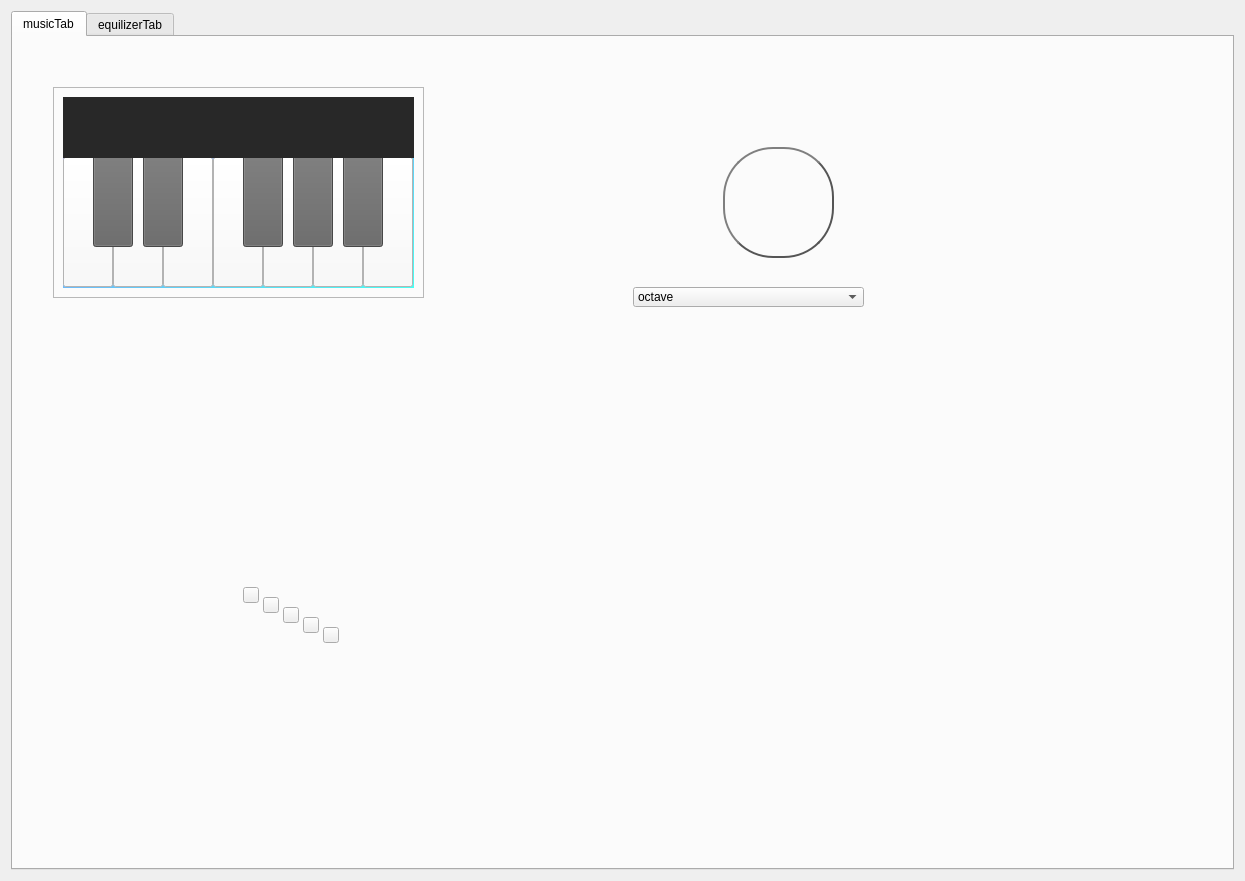
<?xml version="1.0" encoding="UTF-8"?>
<ui version="4.0">
 <class>Piano_istrument</class>
 <widget class="QWidget" name="Piano_istrument">
  <property name="geometry">
   <rect>
    <x>0</x>
    <y>0</y>
    <width>1245</width>
    <height>881</height>
   </rect>
  </property>
  <property name="windowTitle">
   <string>Form</string>
  </property>
  <property name="styleSheet">
   <string notr="true">#Piano_Button_1,#Piano_Button_2,#Piano_Button_3,#Piano_Button_4,#Piano_Button_5,#Piano_Button_6,#Piano_Button_7
{
background-color: rgb(250, 250, 250);
}
#Piano_Button_1:hover,#Piano_Button_2:hover,#Piano_Button_3:hover,#Piano_Button_4:hover,#Piano_Button_5:hover,#Piano_Button_6:hover,#Piano_Button_7:hover
{
background-color: rgb(240, 240, 250);
}

#Piano_Button_1:pushed,#Piano_Button_2:pushed,#Piano_Button_3:pushed,#Piano_Button_4:pushed,#Piano_Button_5:pushed,#Piano_Button_6:pushed,#Piano_Button_7:pushed
{
background-color: rgb(255, 255, 0)
}

#Piano_Button_above_1,#Piano_Button_above_2,#Piano_Button_above_3,#Piano_Button_above_4,#Piano_Button_above_5
{
background-color: rgb(100, 100, 100);
}

#Piano_Button_above_1:hover,#Piano_Button_above_2:hover,#Piano_Button_above_3:hover,#Piano_Button_above_4:hover,#Piano_Button_above_5:hover,DrumbButton:hover
{
background-color: rgb(75, 75, 75);
}
#Piano_Button_above_1:pushed,#Piano_Button_above_2:pushed,#Piano_Button_above_3:pushed,#Piano_Button_above_4:pushed,#Piano_Button_above_5:pushed,DrumbButton:pushed
{
background-color: rgb(50, 50, 50);
}</string>
  </property>
  <layout class="QVBoxLayout" name="verticalLayout">
   <item>
    <widget class="QTabWidget" name="tabWidgets">
     <property name="whatsThis">
      <string>&lt;html&gt;&lt;head/&gt;&lt;body&gt;&lt;p&gt;musicTab&lt;/p&gt;&lt;/body&gt;&lt;/html&gt;</string>
     </property>
     <property name="currentIndex">
      <number>0</number>
     </property>
     <widget class="QWidget" name="musicTab">
      <property name="whatsThis">
       <string/>
      </property>
      <attribute name="title">
       <string>musicTab</string>
      </attribute>
      <widget class="QFrame" name="frameForPiano">
       <property name="geometry">
        <rect>
         <x>40</x>
         <y>50</y>
         <width>371</width>
         <height>211</height>
        </rect>
       </property>
       <property name="frameShape">
        <enum>QFrame::StyledPanel</enum>
       </property>
       <property name="frameShadow">
        <enum>QFrame::Raised</enum>
       </property>
       <layout class="QGridLayout" name="gridLayout">
        <item row="0" column="0">
         <widget class="QLabel" name="backGroundForPiano">
          <property name="styleSheet">
           <string notr="true">background-color: qlineargradient(spread:pad, x1:0, y1:0, x2:1, y2:1, stop:0 rgba(148, 118, 254, 255), stop:1 rgba(71, 255, 243, 255))</string>
          </property>
          <property name="text">
           <string/>
          </property>
         </widget>
        </item>
       </layout>
       <widget class="QLabel" name="backGroundForSubPiano">
        <property name="geometry">
         <rect>
          <x>10</x>
          <y>10</y>
          <width>351</width>
          <height>61</height>
         </rect>
        </property>
        <property name="styleSheet">
         <string notr="true">background-color: rgb(40, 40, 40);</string>
        </property>
        <property name="text">
         <string/>
        </property>
       </widget>
       <widget class="QPushButton" name="Piano_Button_above_4">
        <property name="geometry">
         <rect>
          <x>240</x>
          <y>30</y>
          <width>40</width>
          <height>130</height>
         </rect>
        </property>
        <property name="text">
         <string/>
        </property>
       </widget>
       <widget class="QPushButton" name="Piano_Button_6">
        <property name="geometry">
         <rect>
          <x>260</x>
          <y>70</y>
          <width>50</width>
          <height>130</height>
         </rect>
        </property>
        <property name="text">
         <string/>
        </property>
       </widget>
       <widget class="QPushButton" name="Piano_Button_above_5">
        <property name="geometry">
         <rect>
          <x>290</x>
          <y>30</y>
          <width>40</width>
          <height>130</height>
         </rect>
        </property>
        <property name="text">
         <string/>
        </property>
       </widget>
       <widget class="QPushButton" name="Piano_Button_4">
        <property name="geometry">
         <rect>
          <x>160</x>
          <y>70</y>
          <width>50</width>
          <height>130</height>
         </rect>
        </property>
        <property name="text">
         <string/>
        </property>
       </widget>
       <widget class="QPushButton" name="Piano_Button_7">
        <property name="geometry">
         <rect>
          <x>310</x>
          <y>70</y>
          <width>50</width>
          <height>130</height>
         </rect>
        </property>
        <property name="text">
         <string/>
        </property>
       </widget>
       <widget class="QPushButton" name="Piano_Button_above_1">
        <property name="geometry">
         <rect>
          <x>40</x>
          <y>30</y>
          <width>40</width>
          <height>130</height>
         </rect>
        </property>
        <property name="text">
         <string/>
        </property>
       </widget>
       <widget class="QPushButton" name="Piano_Button_above_3">
        <property name="geometry">
         <rect>
          <x>190</x>
          <y>30</y>
          <width>40</width>
          <height>130</height>
         </rect>
        </property>
        <property name="text">
         <string/>
        </property>
       </widget>
       <widget class="QPushButton" name="Piano_Button_1">
        <property name="geometry">
         <rect>
          <x>10</x>
          <y>70</y>
          <width>50</width>
          <height>130</height>
         </rect>
        </property>
        <property name="text">
         <string/>
        </property>
       </widget>
       <widget class="QPushButton" name="Piano_Button_2">
        <property name="geometry">
         <rect>
          <x>60</x>
          <y>70</y>
          <width>50</width>
          <height>130</height>
         </rect>
        </property>
        <property name="text">
         <string/>
        </property>
       </widget>
       <widget class="QPushButton" name="Piano_Button_3">
        <property name="geometry">
         <rect>
          <x>110</x>
          <y>70</y>
          <width>50</width>
          <height>130</height>
         </rect>
        </property>
        <property name="text">
         <string/>
        </property>
       </widget>
       <widget class="QPushButton" name="Piano_Button_5">
        <property name="geometry">
         <rect>
          <x>210</x>
          <y>70</y>
          <width>50</width>
          <height>130</height>
         </rect>
        </property>
        <property name="text">
         <string/>
        </property>
       </widget>
       <widget class="QPushButton" name="Piano_Button_above_2">
        <property name="geometry">
         <rect>
          <x>90</x>
          <y>30</y>
          <width>40</width>
          <height>130</height>
         </rect>
        </property>
        <property name="text">
         <string/>
        </property>
       </widget>
       <zorder>backGroundForPiano</zorder>
       <zorder>Piano_Button_6</zorder>
       <zorder>Piano_Button_4</zorder>
       <zorder>Piano_Button_7</zorder>
       <zorder>Piano_Button_1</zorder>
       <zorder>Piano_Button_2</zorder>
       <zorder>Piano_Button_3</zorder>
       <zorder>Piano_Button_5</zorder>
       <zorder>Piano_Button_above_4</zorder>
       <zorder>Piano_Button_above_5</zorder>
       <zorder>Piano_Button_above_1</zorder>
       <zorder>Piano_Button_above_2</zorder>
       <zorder>Piano_Button_above_3</zorder>
       <zorder>backGroundForSubPiano</zorder>
      </widget>
      <widget class="QWidget" name="Guitar_widget" native="true">
       <property name="geometry">
        <rect>
         <x>50</x>
         <y>300</y>
         <width>951</width>
         <height>501</height>
        </rect>
       </property>
       <layout class="QGridLayout" name="gridLayout_4">
        <item row="0" column="0">
         <widget class="QLabel" name="Guitar_Picture">
          <property name="styleSheet">
           <string notr="true">image: url(:/newPrefix/Guitar.png);</string>
          </property>
          <property name="text">
           <string/>
          </property>
         </widget>
        </item>
       </layout>
       <widget class="QPushButton" name="Guitar_button_4">
        <property name="geometry">
         <rect>
          <x>240</x>
          <y>280</y>
          <width>16</width>
          <height>16</height>
         </rect>
        </property>
        <property name="text">
         <string/>
        </property>
       </widget>
       <widget class="QPushButton" name="Guitar_button_1">
        <property name="geometry">
         <rect>
          <x>180</x>
          <y>250</y>
          <width>16</width>
          <height>16</height>
         </rect>
        </property>
        <property name="text">
         <string/>
        </property>
       </widget>
       <widget class="QPushButton" name="Guitar_button_2">
        <property name="geometry">
         <rect>
          <x>200</x>
          <y>260</y>
          <width>16</width>
          <height>16</height>
         </rect>
        </property>
        <property name="text">
         <string/>
        </property>
       </widget>
       <widget class="QPushButton" name="Guitar_button_3">
        <property name="geometry">
         <rect>
          <x>220</x>
          <y>270</y>
          <width>16</width>
          <height>16</height>
         </rect>
        </property>
        <property name="text">
         <string/>
        </property>
       </widget>
       <widget class="QPushButton" name="Guitar_button_5">
        <property name="geometry">
         <rect>
          <x>260</x>
          <y>290</y>
          <width>16</width>
          <height>16</height>
         </rect>
        </property>
        <property name="text">
         <string/>
        </property>
       </widget>
       <zorder>Guitar_button_5</zorder>
       <zorder>Guitar_Picture</zorder>
       <zorder>Guitar_button_4</zorder>
       <zorder>Guitar_button_1</zorder>
       <zorder>Guitar_button_2</zorder>
       <zorder>Guitar_button_3</zorder>
      </widget>
      <widget class="QPushButton" name="DrumbButton">
       <property name="geometry">
        <rect>
         <x>710</x>
         <y>110</y>
         <width>111</width>
         <height>111</height>
        </rect>
       </property>
       <property name="styleSheet">
        <string notr="true">#DrumbButton {
	
color: #333;
border: 2px solid #555;
border-radius: 50px;
border-style: outset;
background: qradialgradient(
cx: 0.3, cy: -0.4, fx: 0.3, fy: -0.4,
radius: 1.35, stop: 0 #fff, stop: 1 #888
);
padding: 5px;
}

#DrumbButton:hover {
background:qradialgradient(
cx: 0.3, cy: -0.4, fx: 0.3, fy: -0.4,
radius: 1.35, stop: 0 #fff, stop: 1 #bbb
);
}

#DrumbButton:pushed
{
background:qradialgradient(
cx: 0.8, cy: -0.9, fx: 0.3, fy: -0.5,
radius: 1.5, stop: 1 #000, stop: 2 #aaa
);
}
</string>
       </property>
       <property name="text">
        <string/>
       </property>
      </widget>
      <widget class="QComboBox" name="comboBox_for_tunes">
       <property name="geometry">
        <rect>
         <x>620</x>
         <y>250</y>
         <width>231</width>
         <height>20</height>
        </rect>
       </property>
       <item>
        <property name="text">
         <string>octave</string>
        </property>
       </item>
       <item>
        <property name="text">
         <string>solo</string>
        </property>
       </item>
       <item>
        <property name="text">
         <string>spare</string>
        </property>
       </item>
      </widget>
      <widget class="QLabel" name="label_for_drumb_picture">
       <property name="geometry">
        <rect>
         <x>450</x>
         <y>80</y>
         <width>251</width>
         <height>161</height>
        </rect>
       </property>
       <property name="styleSheet">
        <string notr="true">image: url(:/newPrefix/drumb.png);</string>
       </property>
       <property name="text">
        <string/>
       </property>
      </widget>
      <zorder>DrumbButton</zorder>
      <zorder>frameForPiano</zorder>
      <zorder>Guitar_widget</zorder>
      <zorder>comboBox_for_tunes</zorder>
      <zorder>label_for_drumb_picture</zorder>
     </widget>
     <widget class="QWidget" name="equilizerTab">
      <attribute name="title">
       <string>equilizerTab</string>
      </attribute>
      <layout class="QGridLayout" name="gridLayout_3">
       <item row="0" column="3">
        <spacer name="verticalSpacer_for_singal_and_spectrogram">
         <property name="orientation">
          <enum>Qt::Vertical</enum>
         </property>
         <property name="sizeHint" stdset="0">
          <size>
           <width>20</width>
           <height>178</height>
          </size>
         </property>
        </spacer>
       </item>
       <item row="0" column="2">
        <layout class="QVBoxLayout" name="verticalLayout_For_spectrogram"/>
       </item>
       <item row="0" column="0" colspan="2">
        <layout class="QVBoxLayout" name="verticalLayout_For_signal"/>
       </item>
       <item row="2" column="0" colspan="3">
        <layout class="QHBoxLayout" name="horizontalLayout_For_Feautures">
         <item>
          <layout class="QVBoxLayout" name="verticalLayout_For_Buttons">
           <item>
            <widget class="QPushButton" name="pushButton_Open">
             <property name="text">
              <string>Open</string>
             </property>
            </widget>
           </item>
           <item>
            <widget class="QPushButton" name="pushButton_Play">
             <property name="text">
              <string>Play</string>
             </property>
            </widget>
           </item>
           <item>
            <widget class="QPushButton" name="pushButton_pause">
             <property name="text">
              <string>Pause</string>
             </property>
            </widget>
           </item>
           <item>
            <widget class="QPushButton" name="Apply_3">
             <property name="text">
              <string>Apply</string>
             </property>
            </widget>
           </item>
           <item>
            <widget class="QPushButton" name="pushButton_For_Spare">
             <property name="text">
              <string>Spare</string>
             </property>
            </widget>
           </item>
          </layout>
         </item>
         <item alignment="Qt::AlignVCenter">
          <widget class="QSlider" name="verticalSlider_For_volume">
           <property name="minimum">
            <number>1</number>
           </property>
           <property name="maximum">
            <number>10</number>
           </property>
           <property name="value">
            <number>10</number>
           </property>
           <property name="sliderPosition">
            <number>10</number>
           </property>
           <property name="orientation">
            <enum>Qt::Vertical</enum>
           </property>
           <property name="tickPosition">
            <enum>QSlider::TicksBelow</enum>
           </property>
           <property name="tickInterval">
            <number>1</number>
           </property>
          </widget>
         </item>
         <item>
          <layout class="QVBoxLayout" name="verticalLayout_For_equilizing">
           <item>
            <widget class="QWidget" name="widget_For_pictures" native="true">
             <layout class="QGridLayout" name="gridLayout_5">
              <item row="0" column="0">
               <widget class="QLabel" name="Guitar_Picture_4">
                <property name="styleSheet">
                 <string notr="true">
image: url(:/newPrefix/piano2.png);</string>
                </property>
                <property name="text">
                 <string/>
                </property>
               </widget>
              </item>
              <item row="0" column="1">
               <widget class="QLabel" name="Guitar_Picture_2">
                <property name="styleSheet">
                 <string notr="true">image: url(:/newPrefix/Guitar.png);</string>
                </property>
                <property name="text">
                 <string/>
                </property>
               </widget>
              </item>
              <item row="0" column="2">
               <widget class="QLabel" name="Guitar_Picture_5">
                <property name="styleSheet">
                 <string notr="true">image: url(:/newPrefix/drumb.png);
</string>
                </property>
                <property name="text">
                 <string/>
                </property>
               </widget>
              </item>
             </layout>
            </widget>
           </item>
           <item>
            <layout class="QHBoxLayout" name="horizontalLayout_For_equillizing">
             <item>
              <widget class="QSlider" name="horizontalSlider_For_piano">
               <property name="maximum">
                <number>10</number>
               </property>
               <property name="value">
                <number>1</number>
               </property>
               <property name="orientation">
                <enum>Qt::Horizontal</enum>
               </property>
               <property name="tickPosition">
                <enum>QSlider::TicksBelow</enum>
               </property>
              </widget>
             </item>
             <item>
              <widget class="QSlider" name="horizontalSlider_For_Guitar">
               <property name="maximum">
                <number>10</number>
               </property>
               <property name="value">
                <number>1</number>
               </property>
               <property name="orientation">
                <enum>Qt::Horizontal</enum>
               </property>
               <property name="tickPosition">
                <enum>QSlider::TicksBelow</enum>
               </property>
              </widget>
             </item>
             <item>
              <widget class="QSlider" name="horizontalSlider_For_Drumb">
               <property name="maximum">
                <number>10</number>
               </property>
               <property name="value">
                <number>1</number>
               </property>
               <property name="orientation">
                <enum>Qt::Horizontal</enum>
               </property>
               <property name="tickPosition">
                <enum>QSlider::TicksBelow</enum>
               </property>
              </widget>
             </item>
            </layout>
           </item>
          </layout>
         </item>
        </layout>
       </item>
       <item row="1" column="2">
        <spacer name="horizontalSpacer_For_spectrogram">
         <property name="orientation">
          <enum>Qt::Horizontal</enum>
         </property>
         <property name="sizeHint" stdset="0">
          <size>
           <width>40</width>
           <height>20</height>
          </size>
         </property>
        </spacer>
       </item>
       <item row="1" column="1">
        <spacer name="horizontalSpacer_For_signal">
         <property name="orientation">
          <enum>Qt::Horizontal</enum>
         </property>
         <property name="sizeHint" stdset="0">
          <size>
           <width>40</width>
           <height>20</height>
          </size>
         </property>
        </spacer>
       </item>
      </layout>
     </widget>
    </widget>
   </item>
  </layout>
 </widget>
 <resources>
  <include location="sourceGuitar.qrc"/>
 </resources>
 <connections/>
</ui>
